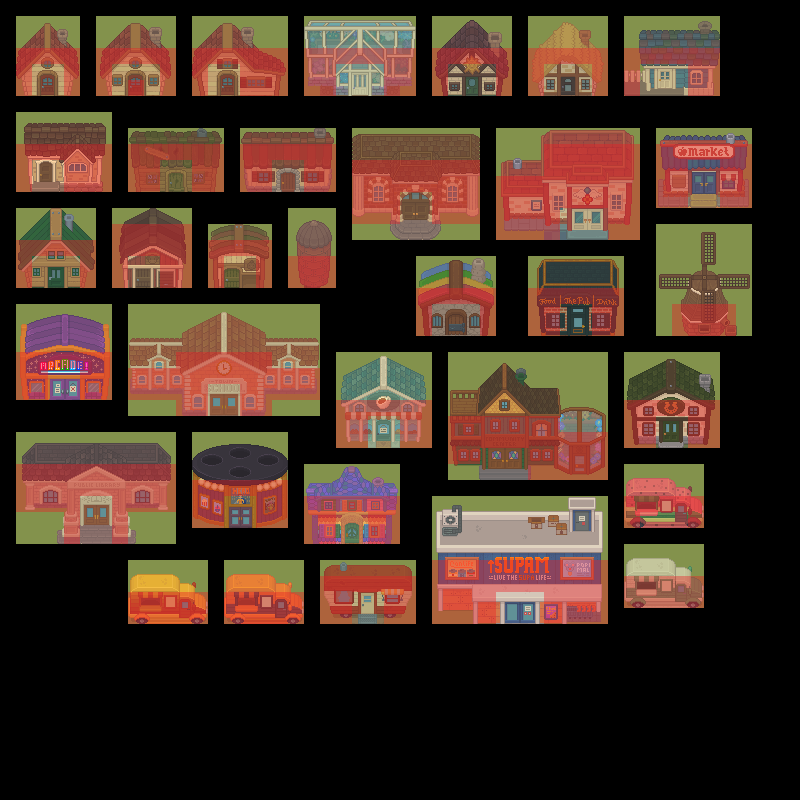

The image is a tile-based game level rendered from a .tmx file. Its description and source (layers, tilesets, objects; grid data summarised) follow:
An orthogonal 50x50 tile map with 16x16 px tiles, 6 tile layers (regions, input_Buildings, inputnot_Buildings, output_Buildings, ...), 3 tilesets and 28 objects (28x door).

<map version="1.9" tiledversion="1.9.2" orientation="orthogonal" renderorder="right-down" width="50" height="50" tilewidth="16" tileheight="16" infinite="0" nextlayerid="11" nextobjectid="32">
 <tileset firstgid="1" name="global_farm" tilewidth="16" tileheight="16" tilecount="10508" columns="148">
  <image source="../../imgs/tiles/global_farm.png" width="2368" height="1136" />
 </tileset>
 <tileset firstgid="10509" name="global_town" tilewidth="16" tileheight="16" tilecount="28248" columns="264">
  <image source="../../imgs/tiles/global_town.png" width="4224" height="1712" />
 </tileset>
 <tileset firstgid="38757" name="Untitled" tilewidth="16" tileheight="16" tilecount="1" columns="1">
  <image source="../../imgs/misc/Untitled.png" width="24" height="24" />
 </tileset>
 <layer id="1" name="regions" width="50" height="50">
  <data>[2500 cells, 1195 non-empty, 1 distinct tile ids]</data>
 </layer>
 <layer id="2" name="input_Buildings" width="50" height="50">
  <properties>
   <property name="StrictEmpty" type="bool" value="false" />
  </properties>
  <data>[2500 cells, 89 non-empty, 30 distinct tile ids]</data>
 </layer>
 <layer id="9" name="inputnot_Buildings" width="50" height="50">
  <data>[2500 cells, 1110 non-empty, 1 distinct tile ids]</data>
 </layer>
 <layer id="3" name="output_Buildings" width="50" height="50">
  <data>[2500 cells, 1203 non-empty, 1203 distinct tile ids]</data>
 </layer>
 <layer id="7" name="output_Building_Foreground" width="50" height="50">
  <data>[2500 cells, 491 non-empty, 490 distinct tile ids]</data>
 </layer>
 <layer id="4" name="output_Building_Collisions" width="50" height="50" opacity="0.4">
  <data>[2500 cells, 529 non-empty, 1 distinct tile ids]</data>
 </layer>
 <objectgroup id="6" name="output_Objects" visible="0">
  <object id="1" class="door" x="36" y="70" width="22" height="26" />
  <object id="7" class="door" x="348" y="70" width="23" height="26" />
  <object id="8" class="door" x="461" y="73" width="21" height="23" />
  <object id="9" class="door" x="557.333" y="73" width="21" height="23" />
  <object id="10" class="door" x="654" y="66" width="21" height="23" />
  <object id="11" class="door" x="691" y="171" width="25" height="23" />
  <object id="12" class="door" x="572" y="208" width="31" height="22" />
  <object id="13" class="door" x="401" y="199" width="29" height="22" />
  <object id="15" class="door" x="165" y="169" width="22" height="22" />
  <object id="14" class="door" x="275.33" y="167.33" width="24" height="25" />
  <object id="17" class="door" x="44" y="265" width="24" height="23" />
  <object id="18" class="door" x="133" y="265" width="20" height="23" />
  <object id="19" class="door" x="224" y="266" width="18" height="22" />
  <object id="20" class="door" x="445" y="309" width="22" height="26" />
  <object id="21" class="door" x="567" y="306" width="22" height="30" />
  <object id="22" class="door" x="659" y="417" width="24" height="26" />
  <object id="23" class="door" x="488" y="448" width="34" height="21" />
  <object id="24" class="door" x="372" y="419" width="23" height="29" />
  <object id="25" class="door" x="210" y="394" width="28" height="22" />
  <object id="26" class="door" x="50" y="379" width="30" height="21" />
  <object id="27" class="door" x="84" y="505" width="25" height="20" />
  <object id="28" class="door" x="229" y="507" width="23" height="21" />
  <object id="29" class="door" x="340.5" y="516" width="22" height="30" />
  <object id="30" class="door" x="358" y="592" width="19" height="22" />
  <object id="31" class="door" x="505" y="602" width="30" height="21" />
  <object id="16" class="door" x="36" y="158" width="20" height="24" />
  <object id="2" class="door" x="125" y="70" width="21" height="26" />
  <object id="3" class="door" x="217" y="70" width="21" height="26" />
 </objectgroup>
</map>
